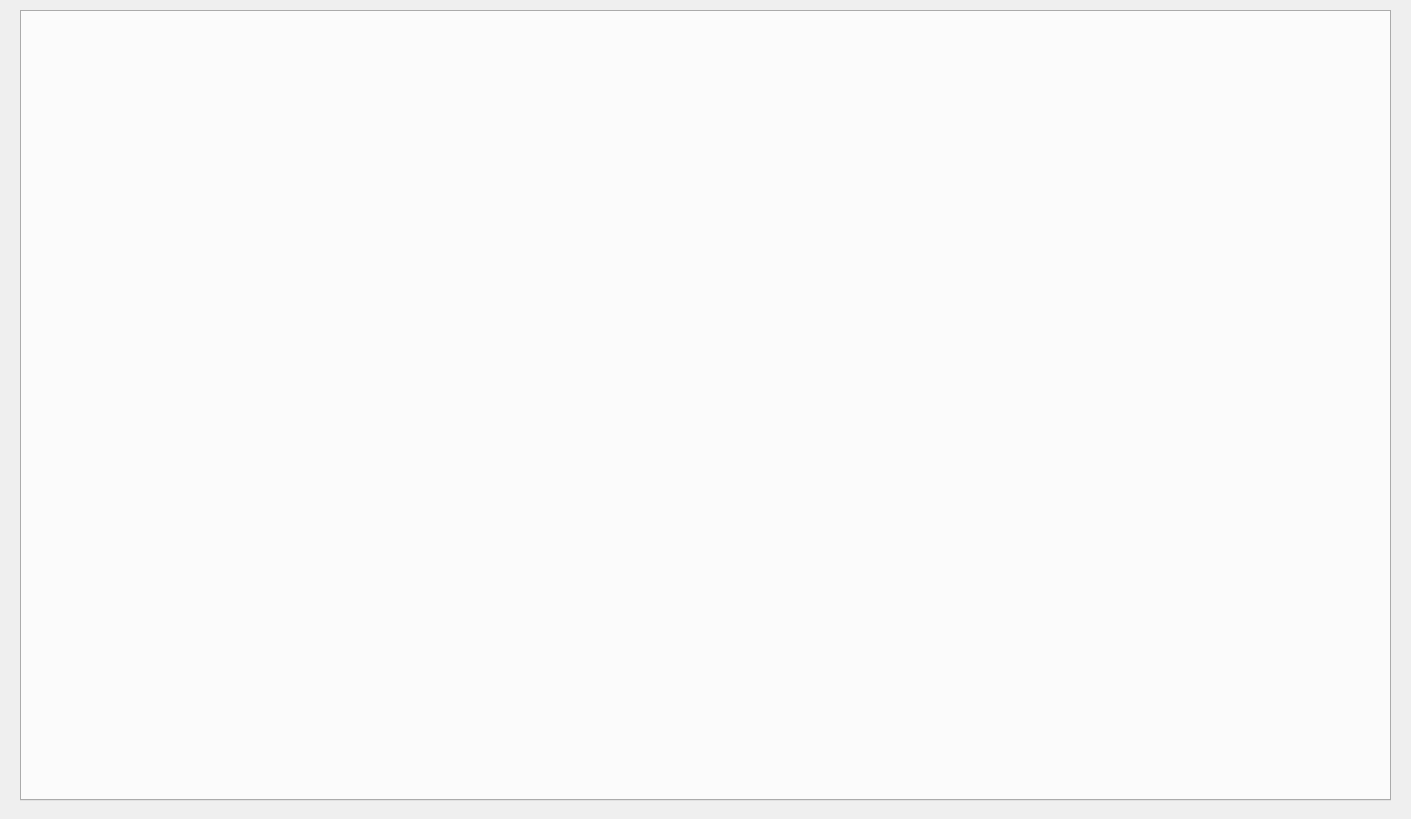
<?xml version="1.0" encoding="UTF-8"?>
<ui version="4.0">
 <class>MainWindow</class>
 <widget class="QMainWindow" name="MainWindow">
  <property name="geometry">
   <rect>
    <x>0</x>
    <y>0</y>
    <width>1411</width>
    <height>819</height>
   </rect>
  </property>
  <property name="windowTitle">
   <string>MainWindow</string>
  </property>
  <widget class="QTabWidget" name="tabWidget">
   <property name="geometry">
    <rect>
     <x>20</x>
     <y>10</y>
     <width>1371</width>
     <height>791</height>
    </rect>
   </property>
  </widget>
 </widget>
 <resources/>
 <connections/>
</ui>
